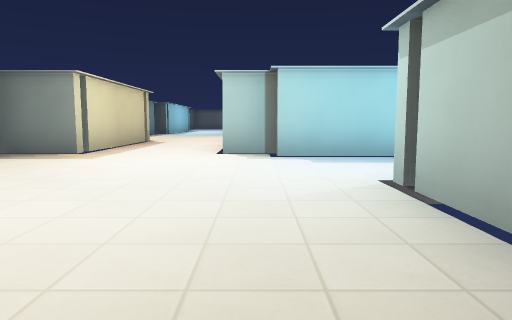
View 1 (above)

24 first-person views from a walk through a Godot game level. The camera is 1.2 m above the floor, tilts 6° down and sees 70° across. The floor is counted in squares, 2 m on a side. Each view is taken from the middle of a square. On the plan, view 1 faces up. The plan holds only what a view shows up to about 10 squares ahead; the rest is blank. The place goes on beyond the plan. Characters and animated objects are left out. Surface patterns are stand-ins for the level's own textures.

View 2
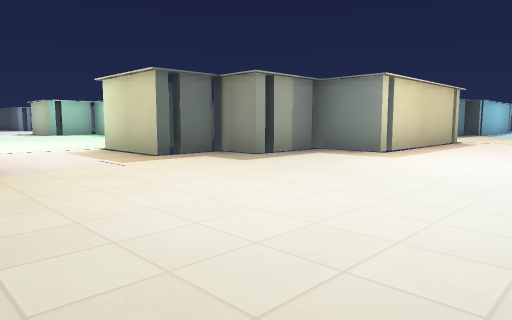

View 3
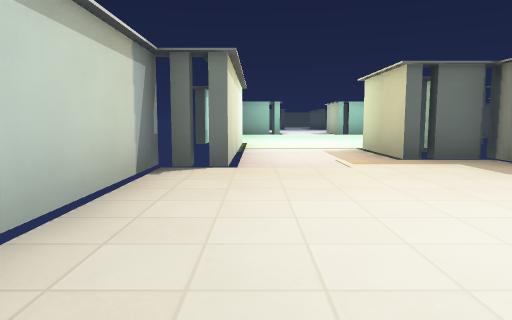

View 4
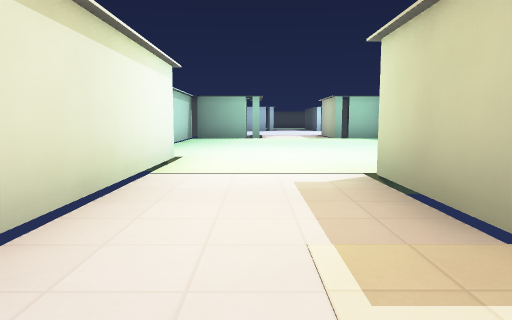

View 5
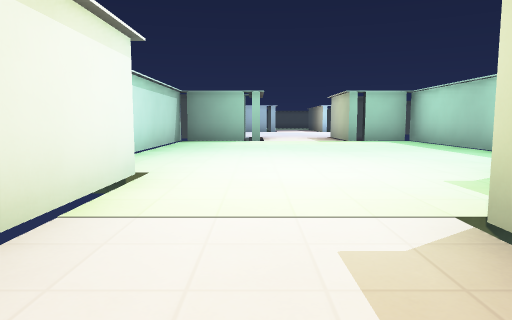

View 6
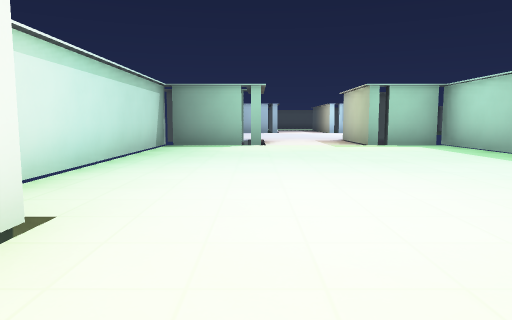

View 7
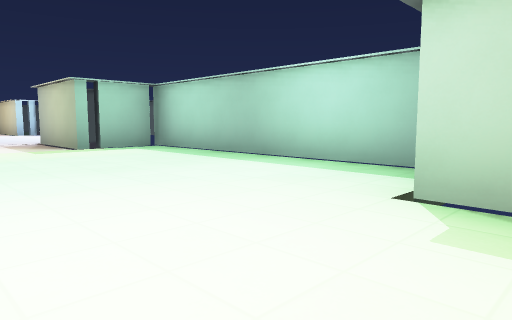

View 8
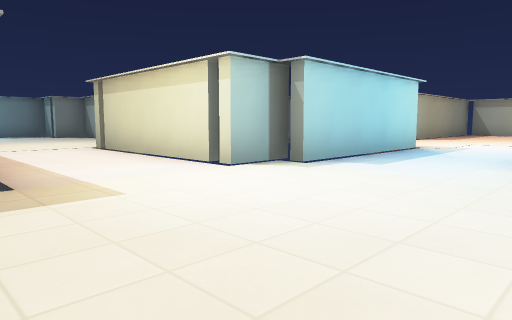

View 9
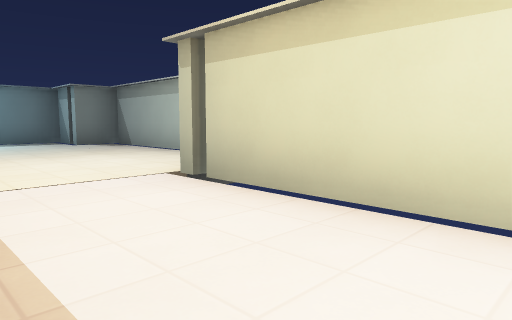

View 10
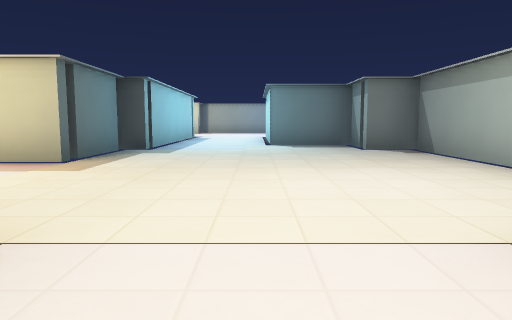

View 11
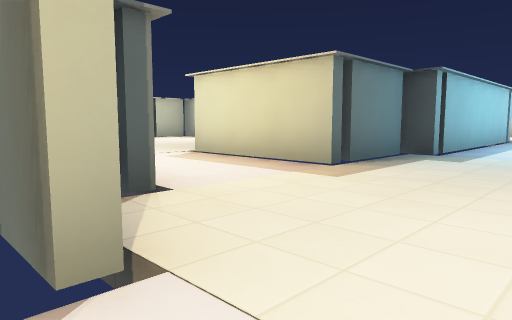

View 12
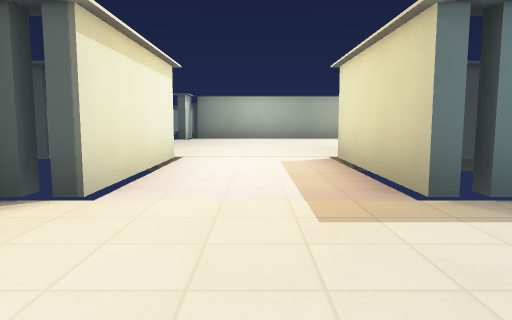

View 13
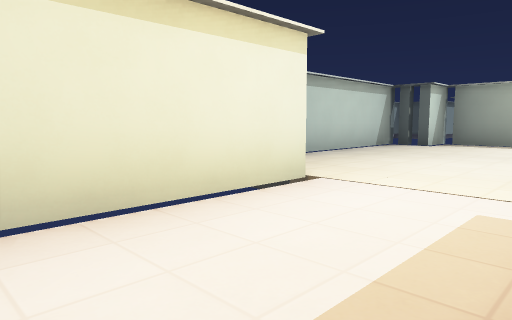

View 14
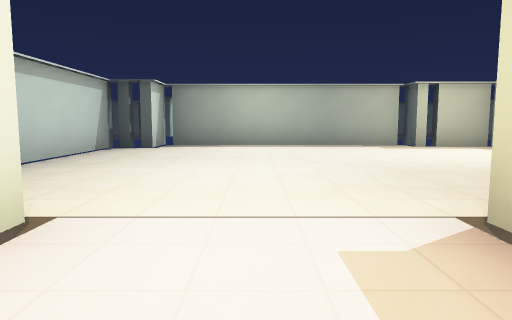

View 15
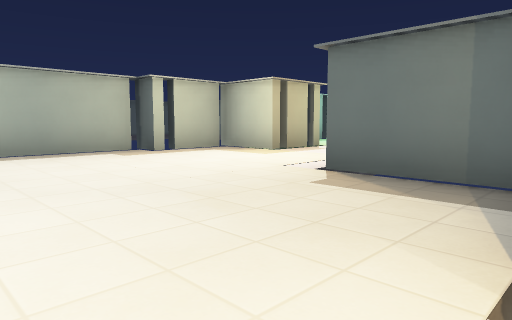

View 16
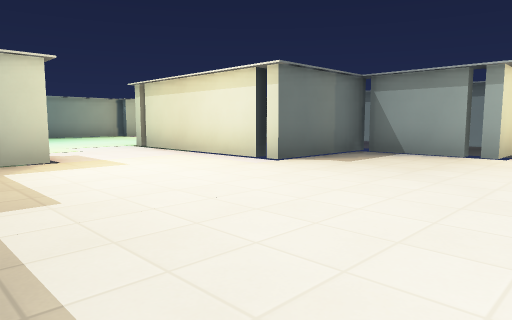

View 17
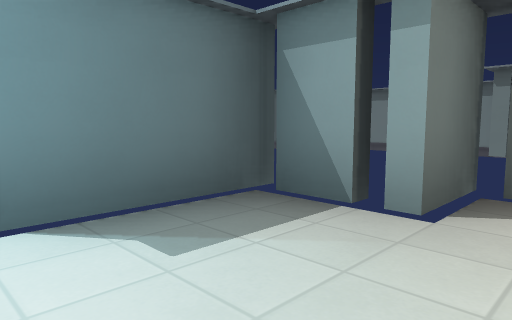

View 18
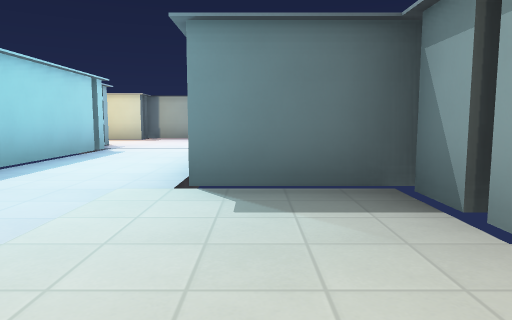

View 19
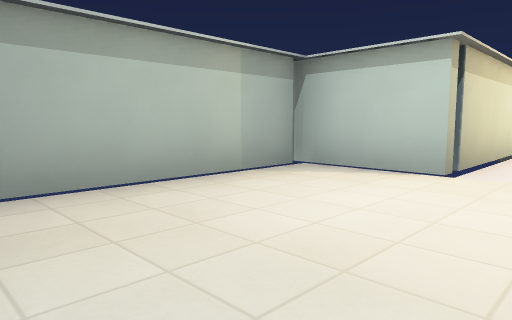

View 20
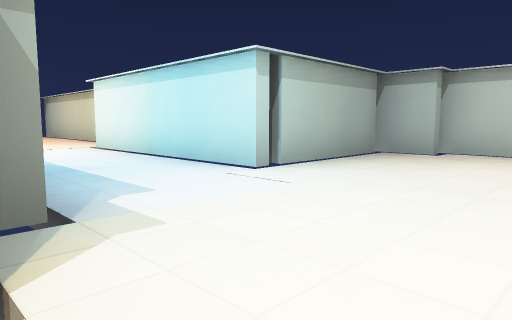

View 21
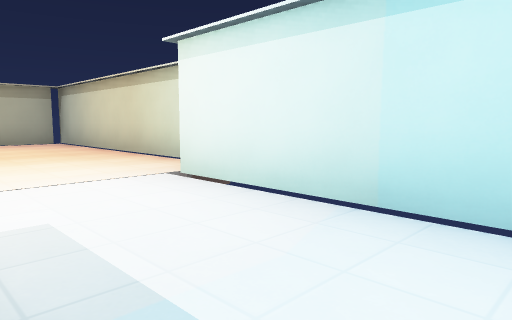

View 22
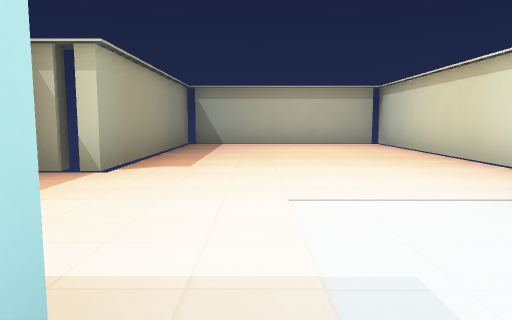

View 23
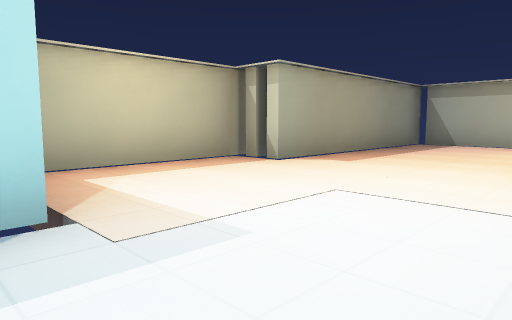

View 24
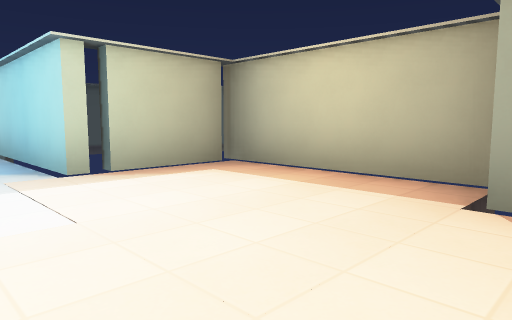

### Floor plan
Points are (right, up) in squares from view 1. A wall is a line through its corners. A room is listed if a view was taken in it or the views show most of it. See-through windows are left out.
Room 1 (views 1, 2, 3, 4, 5, 6, 7, 8, 9, 10, 11, 12, 13, 14, 15, 16, 17, 18, 19, 20, 21, 22, 23, 24)
walls: (-3.2, 11.4) (-4.4, 11.4); (-3.4, 11.8) (-3.4, 6.9) (-5.1, 6.9); (-4.9, 6.6) (-4.9, 4.9) (-6.1, 4.9); (0.8, 6.9) (-0.6, 6.9) (-0.6, 11.6) (1.6, 11.6); (-5.9, 4.8) (-5.9, 3.4) (-8.1, 3.4); (1.4, 11.9) (1.4, 17.6); (-7.8, 4.9) (-10.1, 4.9); (-8.2, 12.6) (-4.9, 12.6) (-4.9, 11.9); (4.6, 8.6) (4.6, 6.4) (0.4, 6.4); (-10.9, 6.9) (-17.6, 6.9); (-4.9, 17.9) (-4.9, 15.4) (-8.1, 15.4) (-8.1, 17.6); (0.2, 0.1) (1.4, 0.1) (1.4, 3.6) (6.6, 3.6); (-5.1, -0.4) (0.5, -0.4); (-7.8, 17.9) (-10.6, 17.9) (-10.6, 22.6); (1.8, 17.9) (0.4, 17.9) (0.4, 19.1); (-10.1, 0.6) (-4.9, 0.6) (-4.9, -0.1); (0.8, 19.4) (-1.6, 19.4); (8.6, 8.9) (4.4, 8.9); (-14.8, 10.6) (-10.8, 10.6); (8.1, 2.6) (13.9, 2.6) (13.9, 7.6); (-15.6, 11.6) (-14.4, 11.6) (-14.4, 10.9); (-17.4, 6.8) (-17.4, 4.9) (-20.1, 4.9); (-4.4, 23.5) (-4.4, 17.9); (-15.4, 17.8) (-15.4, 11.9); (-17.4, 2.1) (-17.4, -0.1); (-14.9, 19.8) (-14.9, 17.9) (-15.6, 17.9); (-13.4, 21.6) (-13.4, 19.9) (-15.1, 19.9); (14.2, 7.9) (8.4, 7.9) (8.4, 8.6); (-17.6, -0.4) (-11.6, -0.4)
ways out: opening at (-20, 3.5); gap at (-16, 12); gap at (-8, 11); gap at (-5, 18); gap at (1, 19); gap at (2, 12); gap at (14, 3)

Positions as (right, up) in squares from view 1, and headings:
1: (0, 0), facing up
2: (0, 0), facing up-left
3: (0, 1), facing left
4: (-4, 2), facing left
5: (-6, 2), facing left
6: (-8, 2), facing left
7: (-9, 2), facing up-left
8: (-4, 3), facing up-right
9: (-3, 8), facing up-right
10: (-2, 10), facing up
11: (-2, 11), facing up-left
12: (-2, 14), facing left
13: (-5, 15), facing down-left
14: (-6, 14), facing left
15: (-8, 14), facing up-left
16: (-15, 14), facing up-right
17: (-2, 17), facing up-right
18: (-1, 16), facing up
19: (-2, 16), facing down-right
20: (-2, 7), facing down-right
21: (3, 6), facing down-right
22: (4, 6), facing right
23: (4, 4), facing up-right
24: (9, 5), facing up-left
